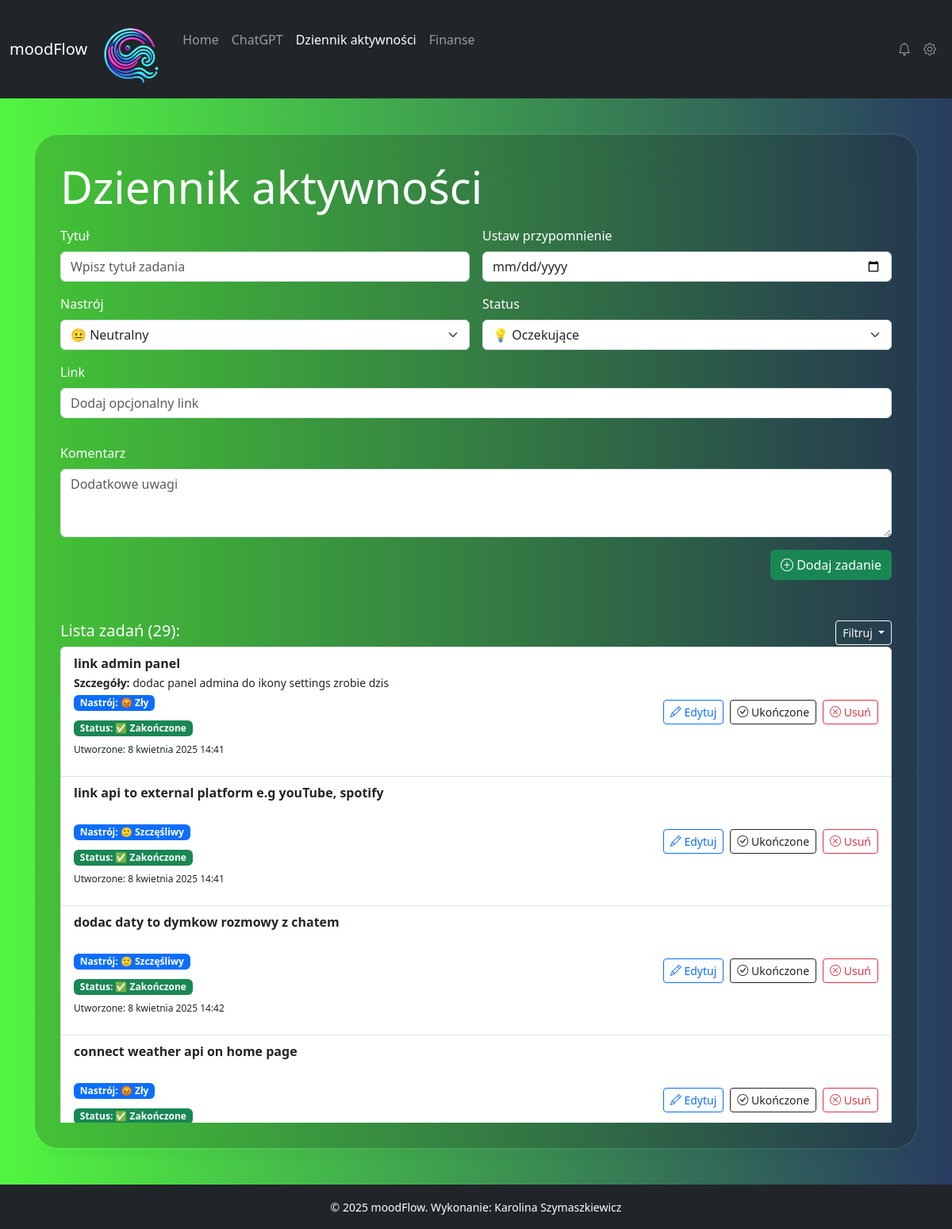
Page /dziennik on the committed database.
### myapp/models.py (models this page shows, shortened)
class Task(models.Model):
    title = models.CharField(max_length=255)
    comment = models.TextField(blank=True, null=True)
    url = models.URLField(null=True, blank=True)
    mood_choice = models.CharField(choices=MOOD_CHOICES, max_length=20, default="neutral")
    status = models.CharField(choices=IDEA_STATUS, max_length=30, default="pending")
    created_at = models.DateTimeField(auto_now_add=True)
    updated_at = models.DateTimeField(null=True, blank=True)
    done_at = models.DateTimeField(null=True, blank=True)
    class Meta:
        verbose_name = "Zadanie"
        verbose_name_plural = "Zadania w dzienniku"
        ordering = ['created_at']

### myapp/views.py (the view)
# urls.py: path('dziennik', todo_list, name='todo_list'),  # dziennik aktywnosci - lista zadań
def todo_list(request):
    status_filter = request.GET.get("status")  # np. ?status=pending queryParameter
    if status_filter:
        tasks = Task.objects.filter(status=status_filter).order_by("created_at")
    else:
        tasks = Task.objects.all().order_by("created_at")
    task_count = tasks.count()
    if request.method == "POST":
        form = TaskForm(request.POST)
        if form.is_valid():
            form.save()
            return redirect("todo_list")
    else:
        form = TaskForm()
    STATUS_LABELS = {
        'pending': '💭 Zaplanowane',
        'in_progress': '⏳ W trakcie',
        'completed': '✅ Ukończone',
    }
    return render(request, "myapp/todo.html",
                  {"tasks": tasks,
                   "form": form,
                   'task_count': task_count,
                   "status_filter": status_filter,
                   "filter_label": STATUS_LABELS.get(status_filter),
                   })

### myapp/forms.py
class TaskForm(forms.ModelForm):
    class Meta:
        model = Task
        fields = ["title", "comment", "url", "mood_choice", "status"]  # fields inside form
        widgets = {
            "title": forms.TextInput(attrs={"class": "form-control", "placeholder": "Wpisz tytuł zadania"}),
            "comment": forms.Textarea(attrs={"class": "form-control", "rows": 3, "placeholder": "Dodatkowe uwagi"}),
            "url": forms.URLInput(attrs={"class": "form-control", "placeholder": "Dodaj opcjonalny link"}),
            "mood_choice": forms.Select(attrs={"class": "form-select"}),
            "status": forms.Select(attrs={"class": "form-select"}),
        }

### myapp/context_processors.py (called while the page is built)
def global_context(request):
    return {
        'year': datetime.now().year
    }

### myapp/templates/myapp/todo.html (shortened to what this page needs)
{% extends 'base.html' %}
{% load static %}
{% block content %}
    <h1 class="display-4 text-white mb-3">Dziennik aktywności</h1>
    <form method="POST" class="row g-3">
        <div class="col-md-6">
            <label for="{{ form.title.id }}" class="form-label">Tytuł</label>
            {{ form.title }}
        </div>
        <div class="col-md-6">
                   <label for="task-date" class="form-label">Ustaw przypomnienie</label>
                           <input type="date" class="form-control" id="task-date" name="task_date">
                      </div>
        <div class="col-md-6">
            <label for="id_mood_choice" class="form-label">Nastrój</label>
            {{ form.mood_choice }}
        </div>
        <div class="col-md-6">
            <label for="id_status" class="form-label">Status</label>
            {{ form.status }}
        </div>
        <div class="mb-3">
            <label for="id_url" class="form-label">Link</label>
            {{ form.url }}
        </div>
        <div class="col-12">
            <label for="id_comment" class="form-label">Komentarz</label>
            {{ form.comment }}
        </div>
        <div class="col-12 text-end">
            <button id="form" type="submit" class="btn btn-success"><i class="bi bi-plus-circle"></i> Dodaj zadanie</button>
        </div>
    </form>
    <div class="card-header d-flex justify-content-between align-items-center mt-5">
    <h5 class="mt-1">
        Lista zadań ({{ task_count }}):
    </h5>
    <div class="dropdown">
        <button class="btn btn-sm btn-outline-light dropdown-toggle" type="button" id="filterDropdown" data-bs-toggle="dropdown" aria-expanded="false">
             Filtruj
         </button>
         </div>
    </div>
    <div class="card-body task-list" style="max-height: 600px; overflow-y: auto;">
        <ul class="list-group">
            {% for task in tasks %}
                <li class="list-group-item d-flex justify-content-between align-items-center">
                    <div>
                        <strong>{{ task.title }}</strong><br>
                        {% if task.comment %}<small><strong>Szczegóły:</strong> {{ task.comment }}</small>{% endif %}<br>
                        <span class=" badge bg-primary mb-2 py-1">Nastrój: {{ task.get_mood_choice_display }}</span><br>
                        <span class="mb-0 py-1 badge {% if task.status == 'completed' %}bg-success{% elif task.status == 'pending' %}bg-info{% else %}bg-secondary{% endif %}">
                                 Status: {{ task.get_status_display }}
                            </span>
                        <br>
                        <p class="mt-2" style="font-size: 12px">Utworzone:  {{ task.created_at }}</p>
                    </div>
                    <div class="d-flex gap-2">
                        <a href="{% url 'edit_task' task.id %}" class="btn btn-outline-primary btn-sm"><i class="bi bi-pencil"></i> Edytuj</a>
                                <form action="{% url 'toggle_done' task.id %}" method="POST">
                                    <button type="submit" class="btn btn-outline-dark btn-sm">
                                        <i class="bi bi-check-circle"></i>
                                         {% if task.status == "completed" %} Ukończone {% else %} Zakończ {% endif %}
                                    </button>
                                </form>
                        <form action="{% url 'delete_task' task.id %}" method="POST">
                            <button type="submit" class="btn btn-outline-danger btn-sm"><i class="bi bi-x-circle"></i> Usuń</button>
                        </form>
                    </div>
                </li>
            {% empty %}
                <li class="list-group-item text-muted">Brak zadań w tym statusie</li>
            {% endfor %}
        </ul>
    </div>
{% endblock %}

### rows in the picture
Task: title "link admin panel", comment "dodac panel admina do ikony settings zrobie dzis", mood_choice "😡 Zły", status "✅ Zakończone", created_at "8 kwietnia 2025 14:41", shows "Ukończone"
Task: title "link api to external platform e.g youTube, spotify", mood_choice "🙂 Szczęśliwy", status "✅ Zakończone", created_at "8 kwietnia 2025 14:41", shows "Ukończone"
Task: title "dodac daty to dymkow rozmowy z chatem", mood_choice "🙂 Szczęśliwy", status "✅ Zakończone", created_at "8 kwietnia 2025 14:42", shows "Ukończone"
Task: title "connect weather api on home page", mood_choice "😡 Zły", status "✅ Zakończone", shows "Ukończone"

### other values in the picture
{{ task_count }} "29"
